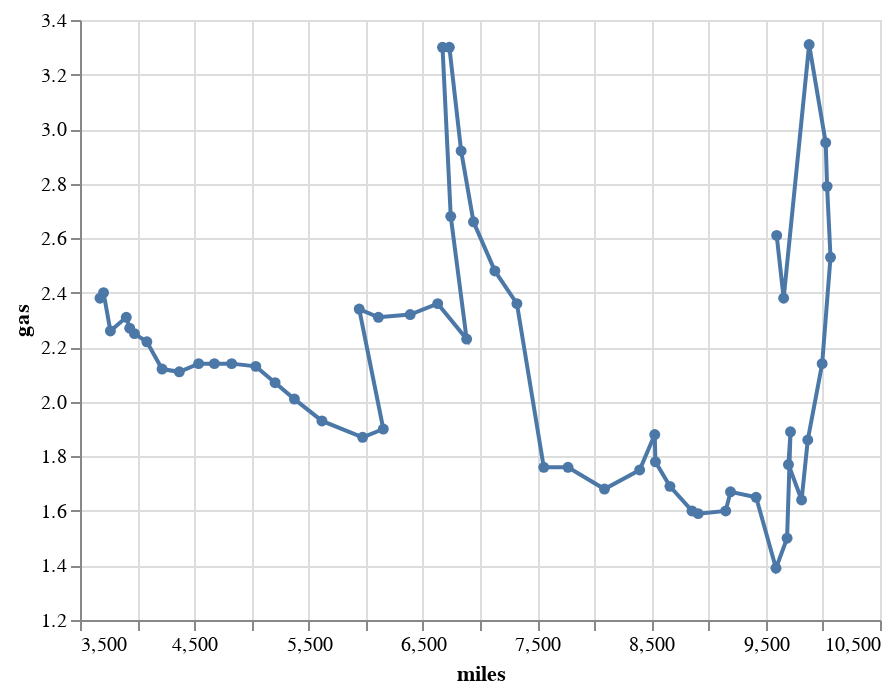

Notebook code for this chart:
### Code cell
import altair as alt
from vega_datasets import data

source = data.driving()

alt.Chart(source).mark_line(point=True).encode(
    alt.X('miles', scale=alt.Scale(zero=False)),
    alt.Y('gas', scale=alt.Scale(zero=False)),
    order='year'
)

### Figure 1 — Vega-Lite specification as saved in the notebook (floating-point values rounded to 4 significant figures)
{"config": {"view": {"continuousWidth": 400, "continuousHeight": 300}}, "data": {"name": "data-e24c277102dddc2eceb7d9aaeb087c70"}, "mark": {"type": "line", "point": true}, "encoding": {"order": {"type": "quantitative", "field": "year"}, "x": {"type": "quantitative", "field": "miles", "scale": {"zero": false}}, "y": {"type": "quantitative", "field": "gas", "scale": {"zero": false}}}, "$schema": "https://vega.github.io/schema/vega-lite/v4.8.1.json", "datasets": {"data-e24c277102dddc2eceb7d9aaeb087c70": [{"side": "left", "year": 1956, "miles": 3675, "gas": 2.38}, {"side": "right", "year": 1957, "miles": 3706, "gas": 2.4}, {"side": "bottom", "year": 1958, "miles": 3766, "gas": 2.26}, {"side": "top", "year": 1959, "miles": 3905, "gas": 2.31}, {"side": "right", "year": 1960, "miles": 3935, "gas": 2.27}, {"side": "bottom", "year": 1961, "miles": 3977, "gas": 2.25}, {"side": "right", "year": 1962, "miles": 4085, "gas": 2.22}, {"side": "bottom", "year": 1963, "miles": 4218, "gas": 2.12}, {"side": "bottom", "year": 1964, "miles": 4369, "gas": 2.11}, {"side": "bottom", "year": 1965, "miles": 4538, "gas": 2.14}, {"side": "top", "year": 1966, "miles": 4676, "gas": 2.14}, {"side": "bottom", "year": 1967, "miles": 4827, "gas": 2.14}, {"side": "right", "year": 1968, "miles": 5038, "gas": 2.13}, {"side": "right", "year": 1969, "miles": 5207, "gas": 2.07}, {"side": "right", "year": 1970, "miles": 5376, "gas": 2.01}, {"side": "bottom", "year": 1971, "miles": 5617, "gas": 1.93}, {"side": "bottom", "year": 1972, "miles": 5973, "gas": 1.87}, {"side": "right", "year": 1973, "miles": 6154, "gas": 1.9}, {"side": "left", "year": 1974, "miles": 5943, "gas": 2.34}, {"side": "bottom", "year": 1975, "miles": 6111, "gas": 2.31}, {"side": "bottom", "year": 1976, "miles": 6389, "gas": 2.32}, {"side": "top", "year": 1977, "miles": 6630, "gas": 2.36}, {"side": "bottom", "year": 1978, "miles": 6883, "gas": 2.23}, {"side": "left", "year": 1979, "miles": 6744, "gas": 2.68}, {"side": "left", "year": 1980, "miles": 6672, "gas": 3.3}, {"side": "right", "year": 1981, "miles": 6732, "gas": 3.3}, {"side": "right", "year": 1982, "miles": 6835, "gas": 2.92}, {"side": "right", "year": 1983, "miles": 6943, "gas": 2.66}, {"side": "right", "year": 1984, "miles": 7130, "gas": 2.48}, {"side": "right", "year": 1985, "miles": 7323, "gas": 2.36}, {"side": "left", "year": 1986, "miles": 7558, "gas": 1.76}, {"side": "top", "year": 1987, "miles": 7770, "gas": 1.76}, {"side": "bottom", "year": 1988, "miles": 8089, "gas": 1.68}, {"side": "left", "year": 1989, "miles": 8397, "gas": 1.75}, {"side": "top", "year": 1990, "miles": 8529, "gas": 1.88}, {"side": "right", "year": 1991, "miles": 8535, "gas": 1.78}, {"side": "right", "year": 1992, "miles": 8662, "gas": 1.69}, {"side": "left", "year": 1993, "miles": 8855, "gas": 1.6}, {"side": "bottom", "year": 1994, "miles": 8909, "gas": 1.59}, {"side": "bottom", "year": 1995, "miles": 9150, "gas": 1.6}, {"side": "top", "year": 1996, "miles": 9192, "gas": 1.67}, {"side": "right", "year": 1997, "miles": 9416, "gas": 1.65}, {"side": "bottom", "year": 1998, "miles": 9590, "gas": 1.39}, {"side": "right", "year": 1999, "miles": 9687, "gas": 1.5}, {"side": "top", "year": 2000, "miles": 9717, "gas": 1.89}, {"side": "left", "year": 2001, "miles": 9699, "gas": 1.77}, {"side": "bottom", "year": 2002, "miles": 9814, "gas": 1.64}, {"side": "right", "year": 2003, "miles": 9868, "gas": 1.86}, {"side": "left", "year": 2004, "miles": 9994, "gas": 2.14}, {"side": "left", "year": 2005, "miles": 10067, "gas": 2.53}, {"side": "right", "year": 2006, "miles": 10037, "gas": 2.79}, {"side": "right", "year": 2007, "miles": 10025, "gas": 2.95}, {"side": "left", "year": 2008, "miles": 9880, "gas": 3.31}, {"side": "bottom", "year": 2009, "miles": 9657, "gas": 2.38}, {"side": "left", "year": 2010, "miles": 9596, "gas": 2.61}]}}
